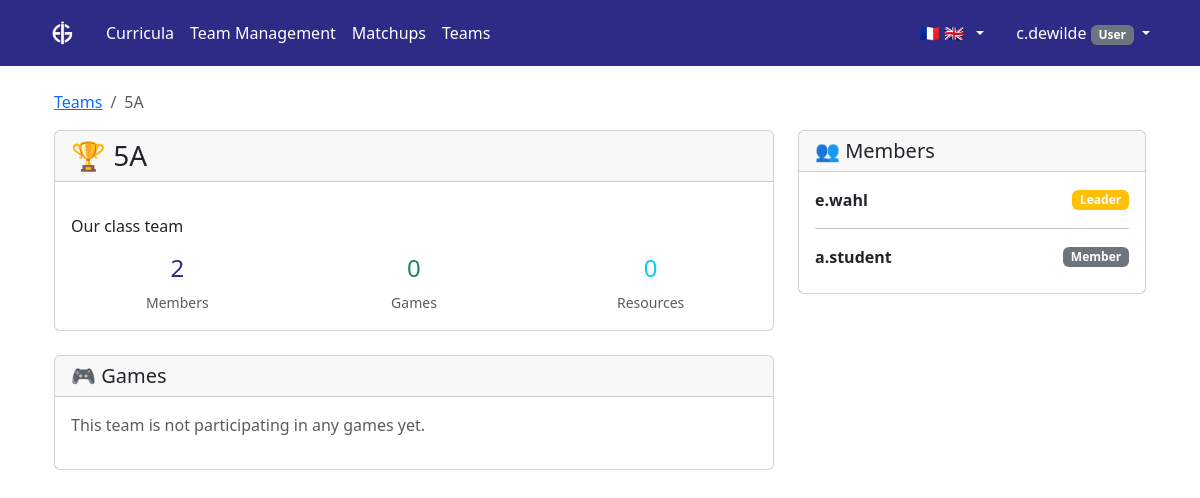
Page /aigames/teams/1/ (signed in) on the committed database.
### aigames/models.py (models this page shows, shortened)
class Team(models.Model):
    name = models.CharField(max_length=255)  # Team names unique per school
    description = models.TextField(blank=True)
    school = models.ForeignKey(School, on_delete=models.CASCADE, related_name='teams')
    created_by = models.ForeignKey(User, on_delete=models.CASCADE, related_name='created_teams')
    members = models.ManyToManyField(User, through='TeamMembership', related_name='teams')
    games = models.ManyToManyField(AiGame, through='TeamGameParticipation', related_name='participating_teams')
    is_active = models.BooleanField(default=True)
    created_at = models.DateTimeField(auto_now_add=True)
    updated_at = models.DateTimeField(auto_now=True)
    class Meta:
        ordering = ['name']
        unique_together = ['school', 'name']  # Team names must be unique within each school

class TeamMembership(models.Model):
    ROLE_CHOICES = [
        ('member', 'Member'),
        ('leader', 'Leader'),
        ('admin', 'Admin'),
    ]
    team = models.ForeignKey(Team, on_delete=models.CASCADE)
    user = models.ForeignKey(User, on_delete=models.CASCADE)
    role = models.CharField(max_length=10, choices=ROLE_CHOICES, default='member')
    joined_at = models.DateTimeField(auto_now_add=True)
    class Meta:
        unique_together = ['team', 'user']  # User can only be in a team once

### aigames/views.py (the view)
# urls.py: path('teams/<int:team_id>/', views.team_detail, name='team_detail'),
@login_required
def team_detail(request, team_id):
    team = get_object_or_404(Team, id=team_id, is_active=True)
    user_can_access = False
    is_member = False
    user_role = None
    try:
        membership = TeamMembership.objects.get(team=team, user=request.user)
        is_member = True
        user_role = membership.role
        user_can_access = True
    except TeamMembership.DoesNotExist:
        pass
    if not user_can_access:
        if is_admin(request.user):
            user_can_access = True
        elif hasattr(request.user, 'profile') and request.user.profile.school == team.school:
            user_can_access = True
    if not user_can_access:
        messages.error(request, 'You do not have permission to view this team.')
        return redirect('aigames:list_teams')
    games_with_urls = []
    for game in team.games.all():
        games_with_urls.append({
            'game': game,
            'current_step_url': team.get_current_step_url(game)
        })
    context = {
        'team': team,
        'is_member': is_member,
        'user_role': user_role,
        'is_admin': is_admin(request.user),
        'games': team.games.all(),  # Keep for backward compatibility
        'games_with_urls': games_with_urls,  # New enhanced data
        'members': team.teammembership_set.all().select_related('user'),
    }
    return render(request, 'aigames/team_detail.html', context)

### aigames/models.py (called while the page is built)
    @property
    def logo_url(self):
        if self.logo:
            return self.logo.url
        return None

    @property
    def can_create_teams(self):
        return self.role in ['teacher', 'admin']

    @property
    def can_create_games(self):
        return self.role == 'admin'

    @property
    def can_modify_syllabus(self):
        return self.role == 'admin'

### aigames/views.py (called while the page is built)
def can_modify_syllabus(user):
    if not user.is_authenticated:
        return False
    try:
        return user.profile.can_modify_syllabus
    except UserProfile.DoesNotExist:
        return False

def is_admin(user):
    return can_modify_syllabus(user)

### aigames/templates/aigames/team_detail.html (shortened to what this page needs)
{% extends 'syllabus/base.html' %}
{% block content %}
<div class="container mt-4">
    <nav aria-label="breadcrumb">
        <ol class="breadcrumb">
            <li class="breadcrumb-item"><a href="{% url 'list_teams' %}">Teams</a></li>
            <li class="breadcrumb-item active" aria-current="page">{{ team.name }}</li>
        </ol>
    </nav>
    <div class="row">
        <div class="col-md-8">
            <div class="card">
                <div class="card-header d-flex justify-content-between align-items-center">
                    <h3 class="mb-0">🏆 {{ team.name }}</h3>
                </div>
                <div class="card-body">
                    <p class="card-text">{{ team.description|linebreaks }}</p>
                    <div class="row text-center">
                        <div class="col-md-4">
                            <h4 class="text-primary">{{ team.members.count }}</h4>
                            <small class="text-muted">Member{{ team.members.count|pluralize }}</small>
                        </div>
                        <div class="col-md-4">
                            <h4 class="text-success">{{ games.count }}</h4>
                            <small class="text-muted">Game{{ games.count|pluralize }}</small>
                        </div>
                        <div class="col-md-4">
                            <h4 class="text-info">{{ team.resources.count }}</h4>
                            <small class="text-muted">Resource{{ team.resources.count|pluralize }}</small>
                        </div>
                    </div>
                </div>
            </div>
            <div class="card mt-4">
                <div class="card-header">
                    <h5 class="mb-0">🎮 Games</h5>
                </div>
                <div class="card-body">
                    {% if games %}
                        <div class="row">
                            {% for game_info in games_with_urls %}
                                <div class="col-md-6 mb-3">
                                    <div class="card border-success">
                                        <div class="card-body">
                                            <h6 class="card-title">{{ game_info.game.title }}</h6>
                                            <p class="card-text">{{ game_info.game.description|truncatewords:10 }}</p>
                                            {% if game_info.current_step_url %}
                                                <a href="{{ game_info.current_step_url }}" class="btn btn-success btn-sm">
                                                    🚀 Play Game
                                                </a>
                                            {% else %}
                                                <span class="text-muted">No steps configured</span>
                                            {% endif %}
                                        </div>
                                    </div>
                                </div>
                            {% endfor %}
                        </div>
                    {% else %}
                        <p class="text-muted">This team is not participating in any games yet.</p>
                    {% endif %}
                </div>
            </div>
        </div>
        <div class="col-md-4">
            <div class="card">
                <div class="card-header">
                    <h5 class="mb-0">👥 Members</h5>
                </div>
                <div class="card-body">
                    {% for membership in members %}
                        <div class="d-flex justify-content-between align-items-center mb-2">
                            <div>
                                <strong>{{ membership.user.username }}</strong>
                            </div>
                            <span class="badge bg-{% if membership.role == 'admin' %}danger{% elif membership.role == 'leader' %}warning{% else %}secondary{% endif %}">
                                {{ membership.get_role_display }}
                            </span>
                        </div>
                        {% if not forloop.last %}<hr>{% endif %}
                    {% endfor %}
                </div>
            </div>
        </div>
    </div>
</div>
{% endblock %}

### syllabus/templates/syllabus/base.html (shortened to what this page needs)
{% load static %}
<!DOCTYPE html>
<html>
<head>
    <link href="{% static 'syllabus/css/bootstrap.min.css' %}" rel="stylesheet">
</head>
<body>
    {% block navbar %}
    <nav class="navbar navbar-expand-lg navbar-dark bg-primary">
        <div class="container">
            {% if user.is_authenticated %}
                <a class="navbar-brand d-flex align-items-center" href="{% if user_role == 'student' %}{% url 'aigames:student_dashboard' %}{% else %}{% url 'curriculum_list' %}{% endif %}">
                    {% if school_logo %}
                        <img src="{{ school_logo }}" alt="{{ school_name }} Logo" height="40">
                    {% else %}
                        📚 Aiducator
                    {% endif %}
                </a>
            {% else %}
                <a class="navbar-brand" href="{% url 'landing_page' %}">📚 Aiducator</a>
            {% endif %}
            <div class="collapse navbar-collapse" id="navbarNav">
                {% if user.is_authenticated %}
                    <ul class="navbar-nav me-auto">
                        {% if user_role == 'student' %}
                            <li class="nav-item">
                                <a class="nav-link" href="{% url 'aigames:student_dashboard' %}">
                                    <i class="bi bi-house-door"></i> My Games
                                </a>
                            </li>
                        {% else %}
                            <li class="nav-item">
                                <a class="nav-link" href="{% url 'curriculum_list' %}">
                                     Curricula
                                </a>
                            </li>
                            <li class="nav-item">
                                <a class="nav-link" href="{% url 'aigames:team_management_dashboard' %}">
                                     Team Management
                                </a>
                            </li>
                            <li class="nav-item">
                                <a class="nav-link" href="{% url 'aigames:game_matchups_list' %}">
                                     Matchups
                                </a>
                            </li>
                            <li class="nav-item">
                                <a class="nav-link" href="{% url 'aigames:list_teams' %}">
                                     Teams
                                </a>
                            </li>
                        {% endif %}
                    </ul>
                {% endif %}
                <ul class="navbar-nav">
                    {% if user.is_authenticated %}
                        <li class="nav-item dropdown me-3">
                            <a class="nav-link dropdown-toggle d-flex align-items-center" href="#" id="languageDropdown" role="button" data-bs-toggle="dropdown" aria-expanded="false">
                                <span class="me-1">🇫🇷</span>
                                <span class="me-1">🇬🇧</span>
                            </a>
                        </li>
                        <li class="nav-item dropdown">
                            <a class="nav-link dropdown-toggle" href="#" id="navbarDropdown" role="button" data-bs-toggle="dropdown">
                                {{ user.username }}
                                {% if user_role == 'admin' %}
                                    <span class="badge bg-danger">Admin</span>
                                {% elif user_role == 'teacher' %}
                                    <span class="badge bg-warning text-dark">Teacher</span>
                                {% elif user_role == 'student' %}
                                    <span class="badge bg-info">Student</span>
                                {% else %}
                                    <span class="badge bg-secondary">User</span>
                                {% endif %}
                            </a>
                        </li>
                    {% else %}
                        <li class="nav-item">
                            <a class="nav-link" href="/accounts/login/">Login</a>
                        </li>
                    {% endif %}
                </ul>
            </div>
        </div>
    </nav>
    {% endblock %}
    <div class="container mt-4">
        {% block content %}{% endblock %}
    </div>
</body>
</html>

### rows in the picture
Team: name "5A", description "Our class team", members.count "2", resources.count "0"
TeamMembership: user.username "e.wahl", role "Leader"
TeamMembership: user.username "a.student", role "Member"

### other values in the picture
{{ user.username }} "c.dewilde"
{{ games.count }} "0"
